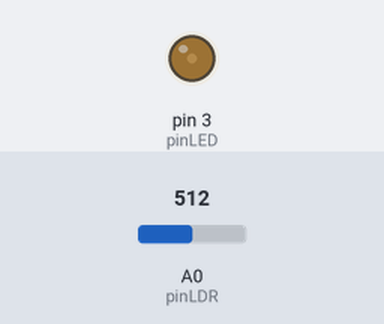
The sketch below on a simulated Arduino Uno, built with avr-gcc and run on an emulated ATmega328P. Shown: output pins drawn as LEDs (lit = HIGH). The test bench sets the inputs (shaded band); at power-on: A0 (pinLDR) = 512.

Above: at 1.2 s.
1.3 s: A0 (pinLDR) set to 390
At 1.6 s:
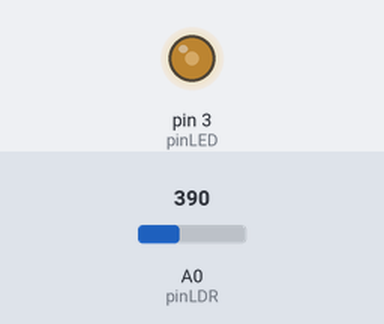
2.8 s: A0 (pinLDR) set to 306
At 4.0 s:
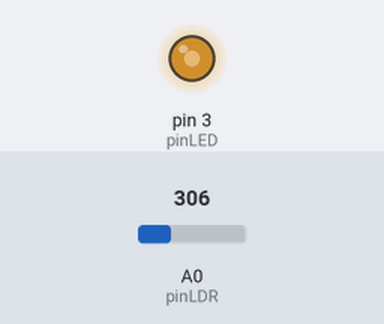
4.3 s: A0 (pinLDR) set to 122
At 5.1 s:
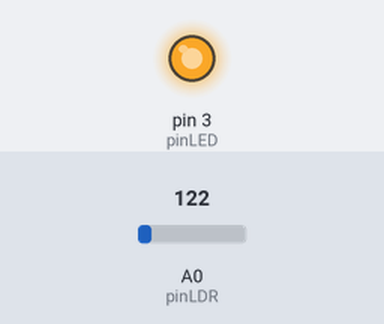
Timing chart, 0 to 7.3 s (numbered marks = the images above; inputs shaded):
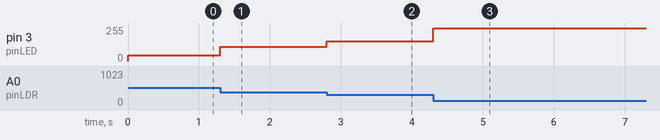

Measured:
- after the input at 1.3 s, pin 3 (pinLED): 45/255 → 108/255 at once
- after the input at 2.8 s, pin 3 (pinLED): 108/255 → 150/255 at once
- after the input at 4.3 s, pin 3 (pinLED): 150/255 → 244/255 at once

The sketch:

K11_1.ino
```cpp
/*
  Automatic Illumination Control using a Light Dependent Resistor

  Created by Bayanihan Labs.
*/

//Pin Variables - We declare the pins used into variables for easy access.
const int pinLED = 3;
const int pinLDR = A0;

//Data Variables - These will store our data, calculations, and the like.
int rawInput = 0;
int scaledOut = 0;

void setup () {
  //Digital pins need to be assigned modes every startup
  pinMode(pinLED, OUTPUT);
}

void loop () {
  /* This line of code will read the voltage drop caused by the LDR.
   * The Arduino will scale this value from 0-1023, i.e., when the voltage
   * drop is 0 volts, the value read is 0, and when the voltage drop is 5 volts
   * the value read is 1023.
   */
  rawInput = analogRead(pinLDR);

  linearlyChange(rawInput);
}

void triggerByBrightness (int rawInput) {
  //Check the ambient brightness level with ~6 Lux (approximately the brightness level when your finger is 0.5cm above the sensor)
  if (rawInput < 400) {
    //When the ambient brightness level is less than ~6 Lux, turn the LED on.
    digitalWrite(pinLED, HIGH);
  } else {
    //Otherwise, turn it off. Energy saving!
    digitalWrite(pinLED, LOW);
  }
}

void linearlyChange(int rawInput) {
  /* Contrary to digitalWrite which only accepts two values for its state (HIGH and LOW),
   * analogWrite accepts state values of 0-255, with 0 (0 volts) being fully off and 255
   * (5 volts) being fully on. But, only select pins are allowed for analogWrite. For the
   * Intel Galileo, these are pins 3, 5, 6, 9, 10, 11.
   *
   * Since we want to maximize the brightness of the light whenever the ambient brightness
   * is low and have it off whenever the ambient brightness is high, we have to inversely
   * scale the values 0-1023 to 255-0. We will use the map function for this.
   */
  scaledOut = map(rawInput, 100, 600, 255, 0);

  analogWrite(pinLED, scaledOut);
}

/* Quick Lux (Brightness) Guide from the Grove Starter Kit
 * Sensor Value   Lux     Description
 * 100            <1
 * 200            ~1      Full moon brightness
 * 300            ~3      City twilight
 * 400            ~6
 * 500            ~10
 * 600            ~15
 * 700            ~35     Living room
 * 800            ~80     Hallway office light
 * 900            >100    Very dark, overcast day
 */
```
